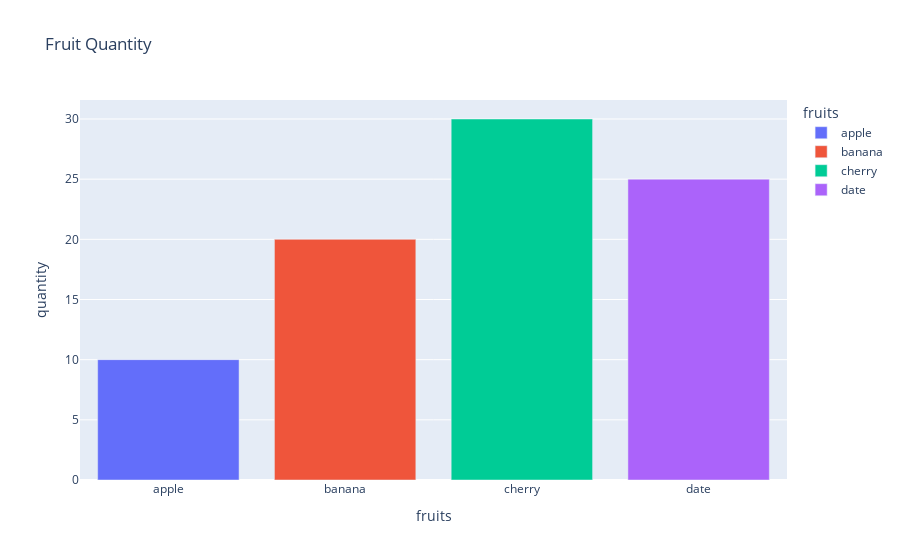

Notebook source saved alongside this figure:
### Code cell
fig = px.bar(df, x='fruits', y='quantity', color='fruits', title='Fruit Quantity')
fig.show()

### Figure 1 — Plotly figure (JSON) as saved in the notebook; plotly's stock layout.template omitted (floating-point values rounded to 4 significant figures)
{"data": [{"alignmentgroup": "True", "hovertemplate": "fruits=%{x}<br>quantity=%{y}<extra></extra>", "legendgroup": "apple", "marker": {"color": "#636efa", "pattern": {"shape": ""}}, "name": "apple", "offsetgroup": "apple", "orientation": "v", "showlegend": true, "textposition": "auto", "type": "bar", "x": ["apple"], "xaxis": "x", "y": [10], "yaxis": "y"}, {"alignmentgroup": "True", "hovertemplate": "fruits=%{x}<br>quantity=%{y}<extra></extra>", "legendgroup": "banana", "marker": {"color": "#EF553B", "pattern": {"shape": ""}}, "name": "banana", "offsetgroup": "banana", "orientation": "v", "showlegend": true, "textposition": "auto", "type": "bar", "x": ["banana"], "xaxis": "x", "y": [20], "yaxis": "y"}, {"alignmentgroup": "True", "hovertemplate": "fruits=%{x}<br>quantity=%{y}<extra></extra>", "legendgroup": "cherry", "marker": {"color": "#00cc96", "pattern": {"shape": ""}}, "name": "cherry", "offsetgroup": "cherry", "orientation": "v", "showlegend": true, "textposition": "auto", "type": "bar", "x": ["cherry"], "xaxis": "x", "y": [30], "yaxis": "y"}, {"alignmentgroup": "True", "hovertemplate": "fruits=%{x}<br>quantity=%{y}<extra></extra>", "legendgroup": "date", "marker": {"color": "#ab63fa", "pattern": {"shape": ""}}, "name": "date", "offsetgroup": "date", "orientation": "v", "showlegend": true, "textposition": "auto", "type": "bar", "x": ["date"], "xaxis": "x", "y": [25], "yaxis": "y"}], "layout": {"barmode": "relative", "legend": {"title": {"text": "fruits"}, "tracegroupgap": 0}, "title": {"text": "Fruit Quantity"}, "xaxis": {"anchor": "y", "categoryarray": ["apple", "banana", "cherry", "date"], "categoryorder": "array", "domain": [0, 1], "title": {"text": "fruits"}}, "yaxis": {"anchor": "x", "domain": [0, 1], "title": {"text": "quantity"}}}}
